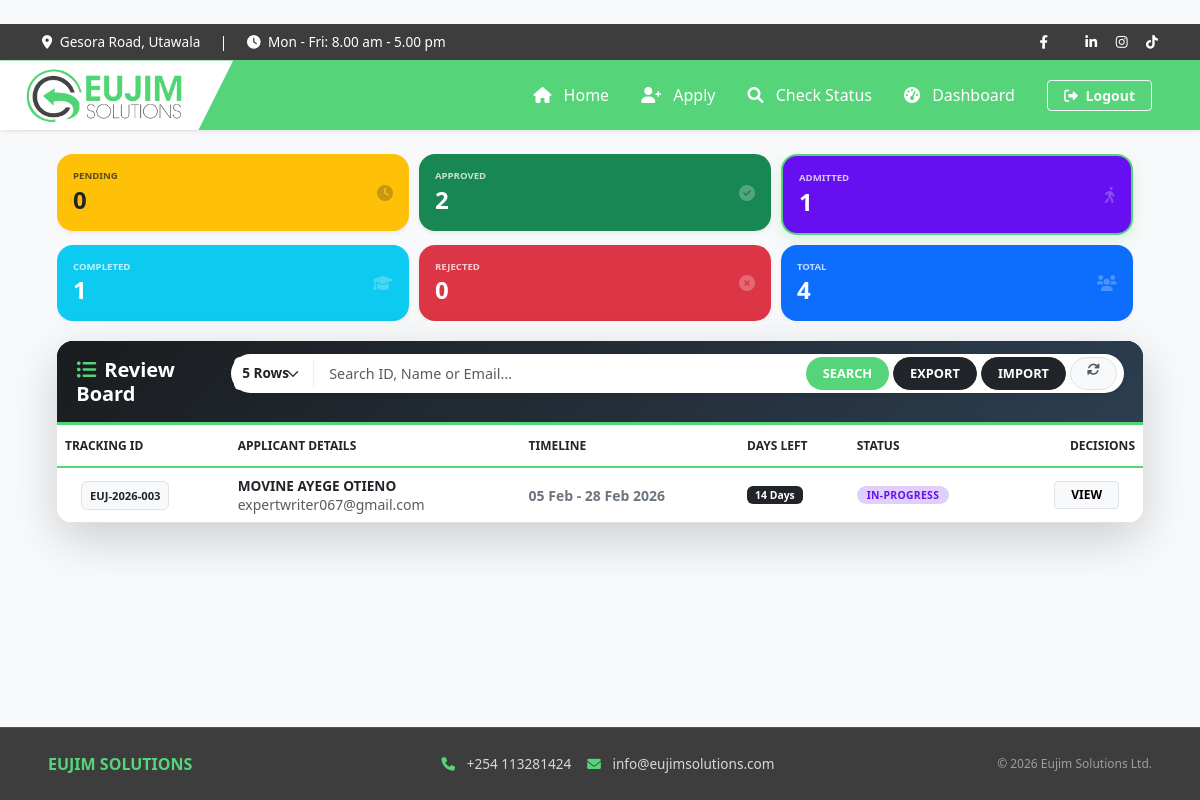
Page /dashboard/?status=In-Progress&rows=5 (signed in) on the earlier database version.
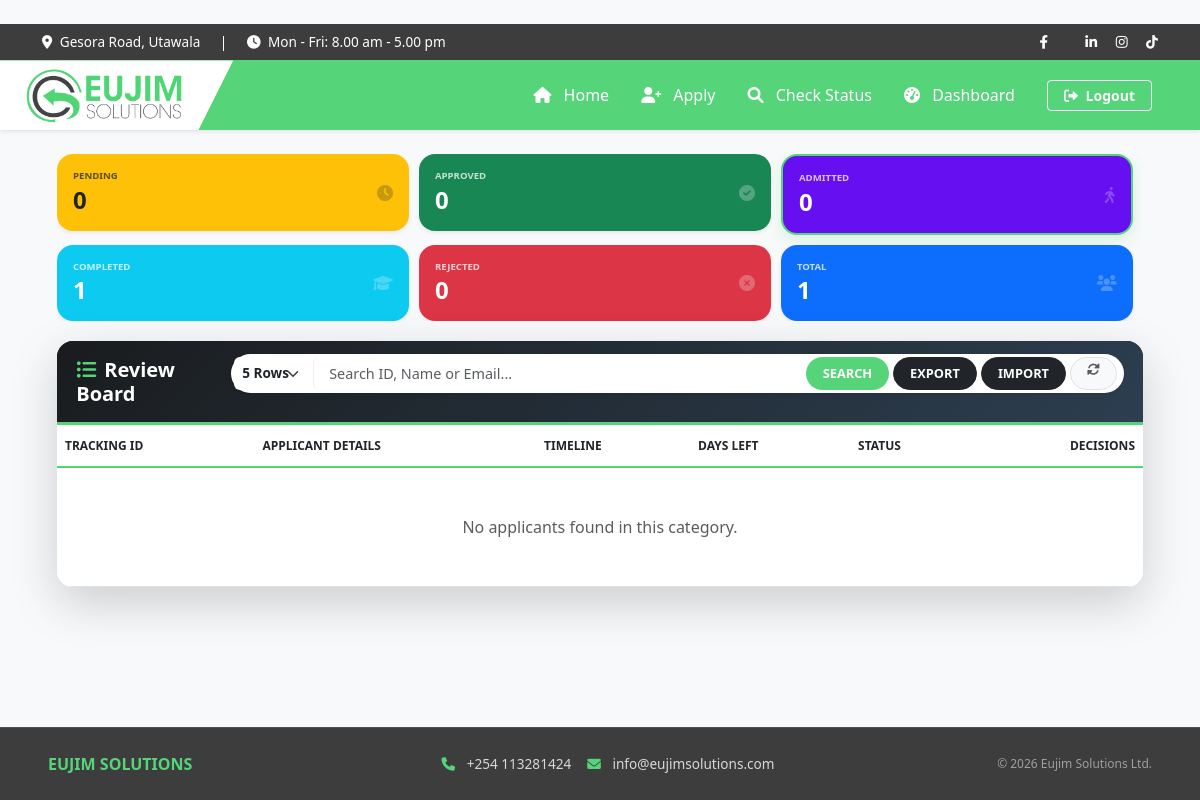
Same page on the later database version.
### accounts/models.py (models this page shows, shortened)
class Attachee(models.Model):
    STATUS_CHOICES = [
        ('Pending', 'Pending'),
        ('Approved', 'Approved'),
        ('In-Progress', 'In-Progress'),
        ('Rejected', 'Rejected'),
        ('Completed', 'Completed'),
    ]
    first_name = models.CharField(max_length=100)
    last_name = models.CharField(max_length=100)
    national_id_number = models.CharField(max_length=20, unique=True)
    email = models.EmailField()
    phone = models.CharField(max_length=15)
    gender = models.CharField(max_length=10)
    institution = models.CharField(max_length=200)
    date_of_birth = models.DateField(null=True, blank=True)
    start_date = models.DateField()
    end_date = models.DateField()
    id_document = models.FileField(upload_to='documents/ids/')
    intro_letter = models.FileField(upload_to='documents/letters/')
    curriculum_vitae = models.FileField(upload_to='documents/cvs/')
    signed_contract = models.FileField(upload_to='contracts/signed/', null=True, blank=True)
    data_policy_consent = models.BooleanField(default=False)
    terms_consent = models.BooleanField(default=False)
    marketing_consent = models.BooleanField(default=False)
    status = models.CharField(max_length=20, choices=STATUS_CHOICES, default='Pending')
    admin_notes = models.TextField(blank=True, null=True, help_text="Internal notes regarding the application.")
    completion_date = models.DateField(null=True, blank=True)
    tracking_id = models.CharField(max_length=20, unique=True, editable=False)
    created_at = models.DateTimeField(auto_now_add=True)
    def days_remaining(self):
        if self.end_date:
            today = timezone.now().date()
            remaining = (self.end_date - today).days
            return max(0, remaining)
        return 0

### accounts/views.py (the view, shortened to what this page needs)
# urls.py: path('dashboard/', views.dashboard, name='dashboard'),
@user_passes_test(is_admin, login_url='home')
def dashboard(request):
    if request.GET.get('export') == 'true':
        return export_attachees(request)
    search_query = request.GET.get('q', '')
    status_filter = request.GET.get('status', 'Pending')
    try:
        rows_per_page = int(request.GET.get('rows', 5))
    except ValueError:
        rows_per_page = 5
    attachees_list = Attachee.objects.all().order_by('-created_at')
    if status_filter and status_filter != '':
        attachees_list = attachees_list.filter(status=status_filter)
    paginator = Paginator(attachees_list, rows_per_page)
    page_number = request.GET.get('page')
    attachees = paginator.get_page(page_number)
    return render(request, 'accounts/dashboard.html', {
        'attachees': attachees,
        'total': Attachee.objects.count(),
        'pending': Attachee.objects.filter(status='Pending').count(),
        'approved': Attachee.objects.filter(status='Approved').count(),
        'in_progress': Attachee.objects.filter(status='In-Progress').count(),
        'rejected': Attachee.objects.filter(status='Rejected').count(),
        'completed': Attachee.objects.filter(status='Completed').count(),
        'query': search_query,
        'status_filter': status_filter,
        'rows': rows_per_page,
    })

### accounts/views.py (called while the page is built)
def is_admin(user):
    return user.is_authenticated and user.is_superuser

### accounts/templates/accounts/dashboard.html (shortened to what the changed rows need)
﻿{% extends "accounts/base.html" %}
{% block content %}
<div class="dashboard-full-width mt-3 animate__animated animate__fadeIn">
    <div class="stats-row">
        <div class="col-item">
            <a href="?status=Approved&rows={{ rows }}" class="text-decoration-none">
                <div class="card shadow-sm rounded-4 bg-success text-white p-3 glass-card {% if status_filter == 'Approved' %}filter-active{% endif %}">
                    <div class="d-flex justify-content-between align-items-center">
                        <div><h6 class="small fw-bold opacity-75 mb-1" style="font-size: 0.6rem;">APPROVED</h6><h4 class="fw-bold mb-0">{{ approved }}</h4></div>
                    </div>
                </div>
            </a>
        </div>
        <div class="col-item">
            <a href="?status=In-Progress&rows={{ rows }}" class="text-decoration-none">
                <div class="card shadow-sm rounded-4 p-3 glass-card text-white {% if status_filter == 'In-Progress' %}filter-active{% endif %}" style="background-color: #6610f2;">
                    <div class="d-flex justify-content-between align-items-center">
                        <div><h6 class="small fw-bold opacity-75 mb-1" style="font-size: 0.6rem;">ADMITTED</h6><h4 class="fw-bold mb-0">{{ in_progress }}</h4></div>
                    </div>
                </div>
            </a>
        </div>
        <div class="col-item">
            <a href="?status=&rows={{ rows }}" class="text-decoration-none">
                <div class="card shadow-sm rounded-4 bg-primary text-white p-3 glass-card {% if not status_filter %}filter-active{% endif %}">
                    <div class="d-flex justify-content-between align-items-center">
                        <div><h6 class="small fw-bold opacity-75 mb-1" style="font-size: 0.6rem;">TOTAL</h6><h4 class="fw-bold mb-0">{{ total }}</h4></div>
                    </div>
                </div>
            </a>
        </div>
    </div>
    <div class="card shadow-lg border-0 rounded-4 overflow-hidden mb-4">
        <div class="card-body p-0 bg-white">
            <div class="table-responsive">
                <table class="table table-hover align-middle mb-0">
                    <thead class="table-header-bg">
                        <tr>
                            <th class="ps-4">Tracking ID</th>
                            <th>Applicant Details</th>
                            <th>Timeline</th>
                            <th>Days Left</th>
                            <th>Status</th>
                            <th class="text-end pe-4">Decisions</th>
                        </tr>
                    </thead>
                    <tbody>
                        {% for a in attachees %}
                        <tr>
                            <td class="ps-4"><span class="badge bg-light text-dark border px-2 py-2 fw-bold" style="font-size: 0.7rem;">{{ a.tracking_id }}</span></td>
                            <td><div class="fw-bold text-dark" style="font-size: 0.85rem;">{{ a.first_name }} {{ a.last_name }}</div><div class="small text-muted">{{ a.email }}</div></td>
                            <td class="small fw-bold text-secondary">{{ a.start_date|date:"d M" }} - {{ a.end_date|date:"d M Y" }}</td>
                            <td><span class="badge {% if a.days_remaining < 7 %}bg-danger{% else %}bg-dark{% endif %} px-2 py-1" style="font-size: 0.65rem;">{{ a.days_remaining }} Days</span></td>
                            <td>
                                <span class="badge rounded-pill status-badge text-uppercase" style="
                                    {% if a.status == 'Approved' %}background-color: #d1e7dd; color: #0f5132;
                                    {% elif a.status == 'In-Progress' %}background-color: #e0cffc; color: #6610f2;
                                    {% elif a.status == 'Rejected' %}background-color: #f8d7da; color: #842029;
                                    {% elif a.status == 'Completed' %}background-color: #cfe2ff; color: #084298;
                                    {% else %}background-color: #fff3cd; color: #856404;{% endif %}">
                                    {{ a.status }}
                                </span>
                            </td>
                            <td class="text-end pe-4">
                                <button class="btn btn-sm btn-light border fw-bold px-3 py-1" style="font-size: 0.75rem;" onclick="openDetail({
                                    id: '{{ a.id }}',
                                    trackingId: '{{ a.tracking_id }}',
                                    firstName: '{{ a.first_name }}',
                                    lastName: '{{ a.last_name }}',
                                    idNum: '{{ a.national_id_number }}',
                                    email: '{{ a.email }}',
                                    phone: '{{ a.phone }}',
                                    institution: '{{ a.institution }}',
                                    startDate: '{{ a.start_date|date:'d M Y' }}',
                                    endDate: '{{ a.end_date|date:'d M Y' }}',
                                    status: '{{ a.status }}',
                                    notes: '{{ a.admin_notes|escapejs }}',
                                    idUrl: '{% if a.id_document %}{{ a.id_document.url }}{% endif %}',
                                    introUrl: '{% if a.intro_letter %}{{ a.intro_letter.url }}{% endif %}',
                                    cvUrl: '{% if a.curriculum_vitae %}{{ a.curriculum_vitae.url }}{% endif %}',
                                    contractUrl: '{% if a.signed_contract %}{{ a.signed_contract.url }}{% endif %}'
                                })">VIEW</button>
                            </td>
                        </tr>
                        {% empty %}
                        <tr><td colspan="6" class="text-center py-5 text-muted">No applicants found in this category.</td></tr>
                        {% endfor %}
                    </tbody>
                </table>
            </div>
        </div>
    </div>
</div>
{% endblock %}

Differences in the rows shown:
removed Attachee: tracking_id "EUJ-2026-003", first_name "MOVINE AYEGE", last_name "OTIENO", email "expertwriter067@gmail.com", start_date "05 Feb", end_date "28 Feb 2026", days_remaining "14", status "IN-PROGRESS"
Other differences:
{{ approved }}: "2" → "0"
{{ in_progress }}: "1" → "0"
{{ total }}: "4" → "1"
text now shown: "No applicants found in this category."
